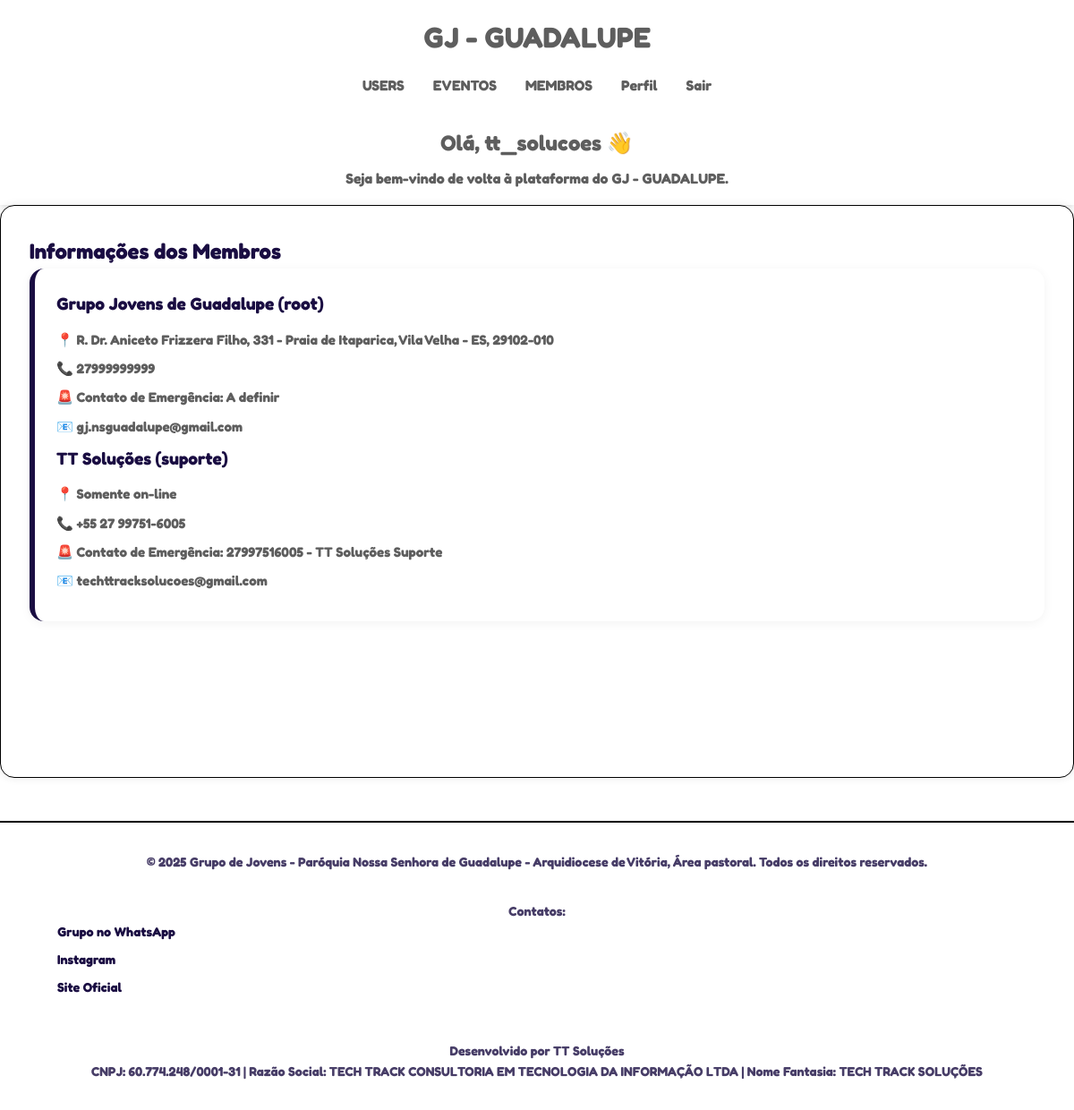
The app's page /membros/info (signed in), older data.
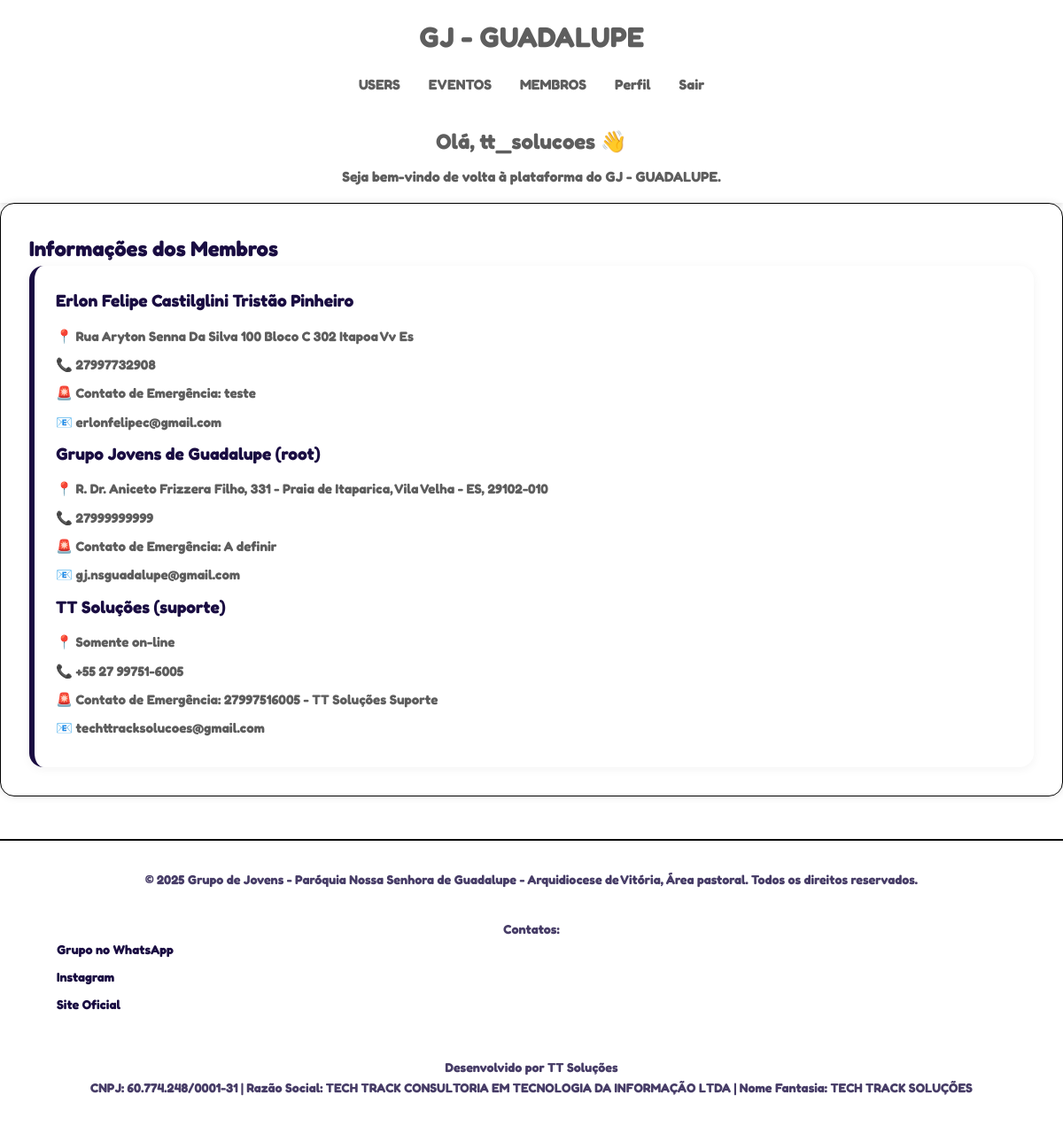
The same page, newer data.
### tables this page shows
CREATE TABLE usuarios (
    id INTEGER PRIMARY KEY AUTOINCREMENT,
    username TEXT UNIQUE NOT NULL,
    email TEXT NOT NULL,
    senha_hash TEXT NOT NULL,
    cargo TEXT NOT NULL DEFAULT 'user',
    acesso_api BOOLEAN DEFAULT FALSE,
    criado_em TIMESTAMP DEFAULT CURRENT_TIMESTAMP
, nome_completo TEXT, telefone TEXT, instagram TEXT, contato_emergencia TEXT, data_nascimento TEXT, endereco TEXT);

### app/routes/gerenciar.py (the view)
@app.route('/membros/info')
@required_roles('admin', 'user')
def membros_info():
    usuarios = ver_usuarios()
    return render_template('pages/private/membros_info.html', usuarios=usuarios)

### app/routes/geral.py (called while the page is built)
@app.context_processor
def inject_now():
    if 'user' not in session:
        user = { 'is_authenticated': False }
    else:
        user = { 'is_authenticated': True }
    return {'now': datetime.now(), 'current_user': user}

### config/auth/auth.py (called while the page is built)
def get_authenticated_user_roles():
    if 'user' not in session:
        return None
    if time.time() - session.get('last_activity', 0) > SESSION_TIMEOUT:
        session.clear()
        return None
    session['last_activity'] = time.time()  # Atualiza a última atividade
    roles = session['user'].get('roles', [])
    return roles

def required_roles(*required_roles):
    def decorator(f):
        @wraps(f)
        def decorated_function(*args, **kwargs):
            user_roles = get_authenticated_user_roles()
            if user_roles is None:
                return jsonify({"error": "Não autenticado ou sessão expirada"}), 401
            if not any(role in user_roles for role in required_roles):
                return jsonify({"error": "Permissão insuficiente"}), 403
            return f(*args, **kwargs)
        return decorated_function
    return decorator

### app/templates/pages/private/membros_info.html (shortened to what this page needs)
{% extends "base.html" %}
{% block css %}
<link rel="stylesheet" href="{{ url_for('static', filename='css/pages/membros.css') }}">
{% endblock %}
{% block content %}
<h2 class="text-xl mb-4">Informações dos Membros</h2>
<div class="bg-white dark:bg-zinc-800 p-4 rounded-xl shadow-sm membro-card">
  {% for user in usuarios %}
    <div class="bg-white dark:bg-zinc-800 p-4 rounded-xl shadow-sm">
      <h3 class="font-bold text-lg">{{ user.nome_completo }}</h3>
      <p>📍 {{ user.endereco }}</p>
      <p>📞 {{ user.telefone }}</p>
      <p>🚨 Contato de Emergência: {{ user.contato_emergencia }}</p>
      <p>📧 {{ user.email }}</p>
    </div>
  {% endfor %}
</div>
{% endblock %}

### app/templates/components/header.html
<header class="main-header">
    <div class="header-container">
        <div class="brand">
            <a href="/index">GJ - GUADALUPE</a>
        </div>
        <nav class="main-nav">
            <ul>
                {% if current_user.is_authenticated %}
                    {% if session.user.cargo == 'admin' %}
                        <li><a href="/usuarios" title="Ir para painel de usuarios">USERS</a></li>
                    {% endif %}
                    <li><a href="/eventos" title="Ir para eventos">EVENTOS</a></li>
                    <li><a href="/membros" title="Ir para membros">MEMBROS</a></li>
                    <li><a href="/perfil" title="Ir para perfil do sistema">Perfil</a></li>
                    <li><a href="/logout" title="Deslogar do sistema">Sair</a></li>
                {% else %}
                    <li><a href="/login" title="Realizar Login">Login</a></li>
                {% endif %}
            </ul>
        </nav>
        <div class="header-intro">
            {% if current_user.is_authenticated %}
                <h2 class="dashboard-title">Olá, {{ session.user.username }} 👋</h2>
                <p class="dashboard-subtext">Seja bem-vindo de volta à plataforma do GJ - GUADALUPE.</p>
            {% else %}
                <h2 class="public-title">Entre para mais recursos</h2>
                <p class="public-subtext">Crie uma conta ou faça login para ter acesso completo ao sistema.</p>
            {% endif %}
        </div>
    </div>
</header>

Row changes from the older to the newer data that the page shows:
added usuarios: nome_completo "Erlon Felipe Castilglini Tristão Pinheiro", endereco "Rua Aryton Senna Da Silva 100 Bloco C 302 Itapoa Vv Es", telefone "27997732908", contato_emergencia "teste", email "erlonfelipec@gmail.com"
